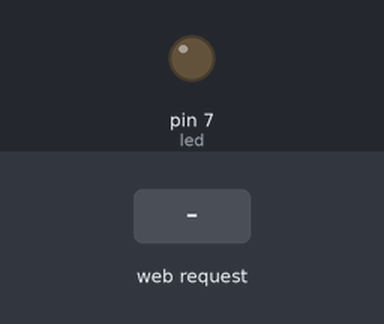
Recording of a sketch running on a simulated Arduino Uno, built for the host (arithmetic inside an expression is 32-bit, double 64-bit). Shown: output pins drawn as LEDs (lit = HIGH). The test bench sets the inputs (shaded band).

Above: at 1.2 s.
1.3 s: HTTP request GET /?led=1 received
At 2.6 s:
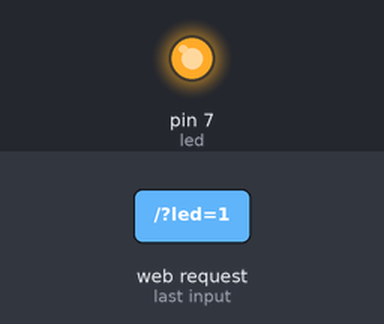
Timing chart, 0 to 4.3 s (numbered marks = the images above; inputs shaded):
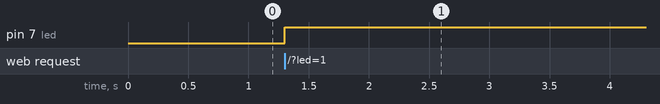

The sketch:

arduinoSoftware.ino
```cpp
#include <Ethernet.h>
#include <SPI.h>
#include <String.h>


byte mac[] = {0xDE, 0xAD, 0xBE, 0xFE, 0xED, 0x34};
byte ip[] = {192, 168, 1, 120};
byte subnet[] = {255, 255, 255, 0};
byte gateway[] = {192, 168, 1, 1};


EthernetServer server(80);


int led = 7;
String listener;


void setup() {

  Ethernet.begin(mac, ip, gateway, subnet);
  pinMode(led, OUTPUT);
  listener = "";
}


void loop() {

 EthernetClient client = server.available();

 if(client) {

  while(client.connected()) {
    if(client.available()) {

      char character = client.read();
      listener.concat(character);

      if(character == '\n'){
        if(listener.indexOf("led=1") > 0)
          digitalWrite(led, HIGH);
        else
          digitalWrite(led, LOW);

      client.println("HTTP/1.1 200 OK");
      client.println("Content-Type: text/html");
      client.println();
      client.println("<html>");
      client.println("<head> <title>Controlla LED in rete</title> <link rel = 'shortcut icon' type = 'image/x-icon' href = 'https://cdn.pixabay.com/photo/2017/01/31/13/22/green-2023982_960_720.png'/> </head>");
      client.println("<body> <a href = '/?led=1'>Accendi</a> - <a href = '/?led=0'>Spegni</a> </body");
      client.println("</html");
      client.stop();
      listener = "";
      }
    }
  }
 }
}
```

Measured:
- after the input at 1.3 s, pin 7 (led): LOW → HIGH at once
